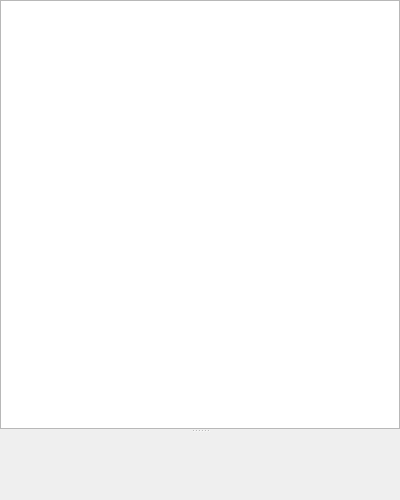
<?xml version="1.0" encoding="UTF-8"?>
<ui version="4.0">
 <class>QuantWidget</class>
 <widget class="QWidget" name="QuantWidget">
  <property name="geometry">
   <rect>
    <x>0</x>
    <y>0</y>
    <width>400</width>
    <height>500</height>
   </rect>
  </property>
  <layout class="QVBoxLayout" name="verticalLayout">
   <property name="leftMargin"><number>0</number></property>
   <property name="topMargin"><number>0</number></property>
   <property name="rightMargin"><number>0</number></property>
   <property name="bottomMargin"><number>0</number></property>
   <item>
    <widget class="QSplitter" name="splitter">
     <property name="orientation">
      <enum>Qt::Orientation::Vertical</enum>
     </property>
     <widget class="QTableView" name="tableView">
      <property name="selectionBehavior">
       <enum>QAbstractItemView::SelectionBehavior::SelectRows</enum>
      </property>
      <property name="editTriggers">
       <set>QAbstractItemView::EditTrigger::NoEditTriggers</set>
      </property>
     </widget>
     <widget class="PieChartWidget" name="pieChart" native="true"/>
    </widget>
   </item>
  </layout>
 </widget>
 <customwidgets>
  <customwidget>
   <class>PieChartWidget</class>
   <extends>QWidget</extends>
   <header>piechartwidget.h</header>
   <container>0</container>
  </customwidget>
 </customwidgets>
 <resources/>
 <connections/>
</ui>
